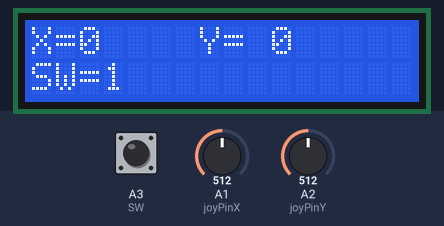
Recording of a sketch running on a simulated Arduino Mega 2560, built with avr-gcc and run on an emulated ATmega2560. Parts: 16×2 character LCD. Inputs (shaded band) come from the test bench; at power-on: A1 (joyPinX) = 512, A2 (joyPinY) = 512, A3 (SW) HIGH.

Above: at 1.2 s.
1.3 s: A1 (joyPinX) set to 716
At 2.5 s:
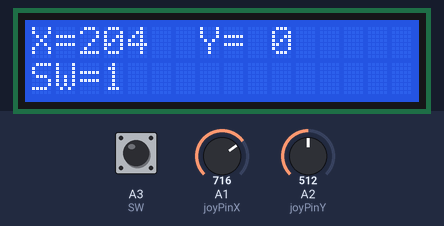
2.8 s: A2 (joyPinY) set to 716
At 4.0 s:
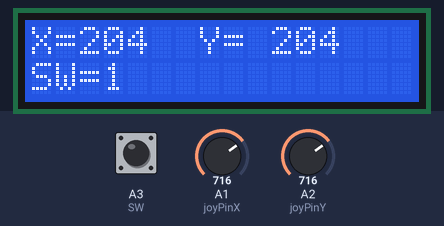
4.3 s: A3 (SW) pulled LOW for 0.15 s
At 4.48 s:
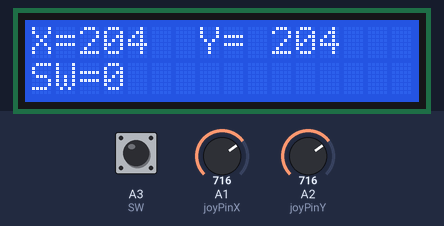
6.1 s: A1 (joyPinX) set to 900
At 6.9 s:
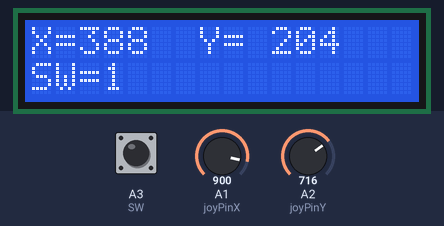
9.1 s: A3 (SW) pulled LOW for 1 s
At 9.9 s:
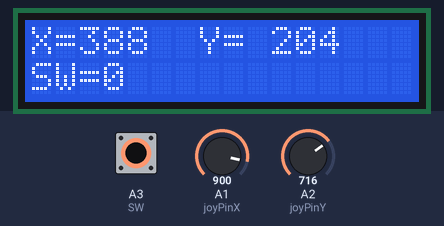
11.6 s: A2 (joyPinY) set to 900
At 12.8 s:
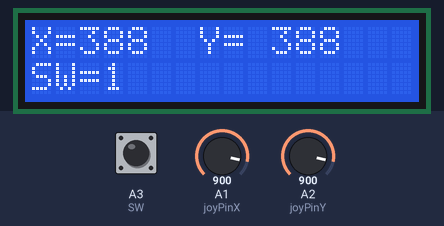
Timing chart, 0 to 14.1 s (numbered marks = the images above; inputs shaded):
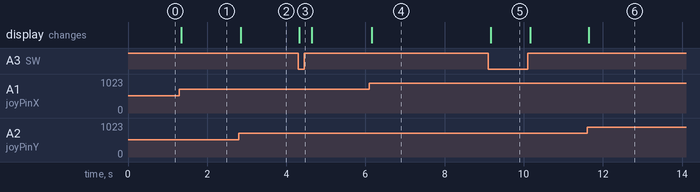

The sketch:

ex2_11_2.ino
```cpp
#include <LiquidCrystal.h>
int joyPinX = A1;
int joyPinY = A2;
int SW = A3;
int value = 0;
int xzero = 0;
int yzero = 0;
int SWstate = 0;
LiquidCrystal lcd(49,48,47,43,42,41);

void setup() {
  // put your setup code here, to run once:
  pinMode(SW,INPUT_PULLUP);
  yzero = analogRead(joyPinY);
  xzero = analogRead(joyPinX);
  lcd.begin(16,2);
}

void loop() {
  // put your main code here, to run repeatedly:
  int x,y,value;
  lcd.setCursor(0,0);
  lcd.print("X=     Y=     ");
  lcd.setCursor(0,1);
  lcd.print("SW= ");
  value = analogRead(joyPinX);
  x = value-xzero;
  value = analogRead(joyPinY);
  y = value-yzero;
  SWstate = digitalRead(SW);
  lcd.setCursor(2,0);
  lcd.print(x);
  lcd.setCursor(10,0);

  lcd.print(y);
  lcd.setCursor(3,1);
  lcd.print(SWstate);
  delay(30);

}
```

Measured:
- after the input at 1.3 s, the display: changes after 0.05 s (image 1)
- after the input at 2.8 s, the display: changes after 0.05 s (image 2)
- after the input at 4.3 s, the display: changes at once (image 3)
- after the input at 6.1 s, the display: changes after 0.06 s (image 4)
- after the input at 9.1 s, the display: changes after 0.06 s (image 5)
- after the input at 11.6 s, the display: changes at once (image 6)
